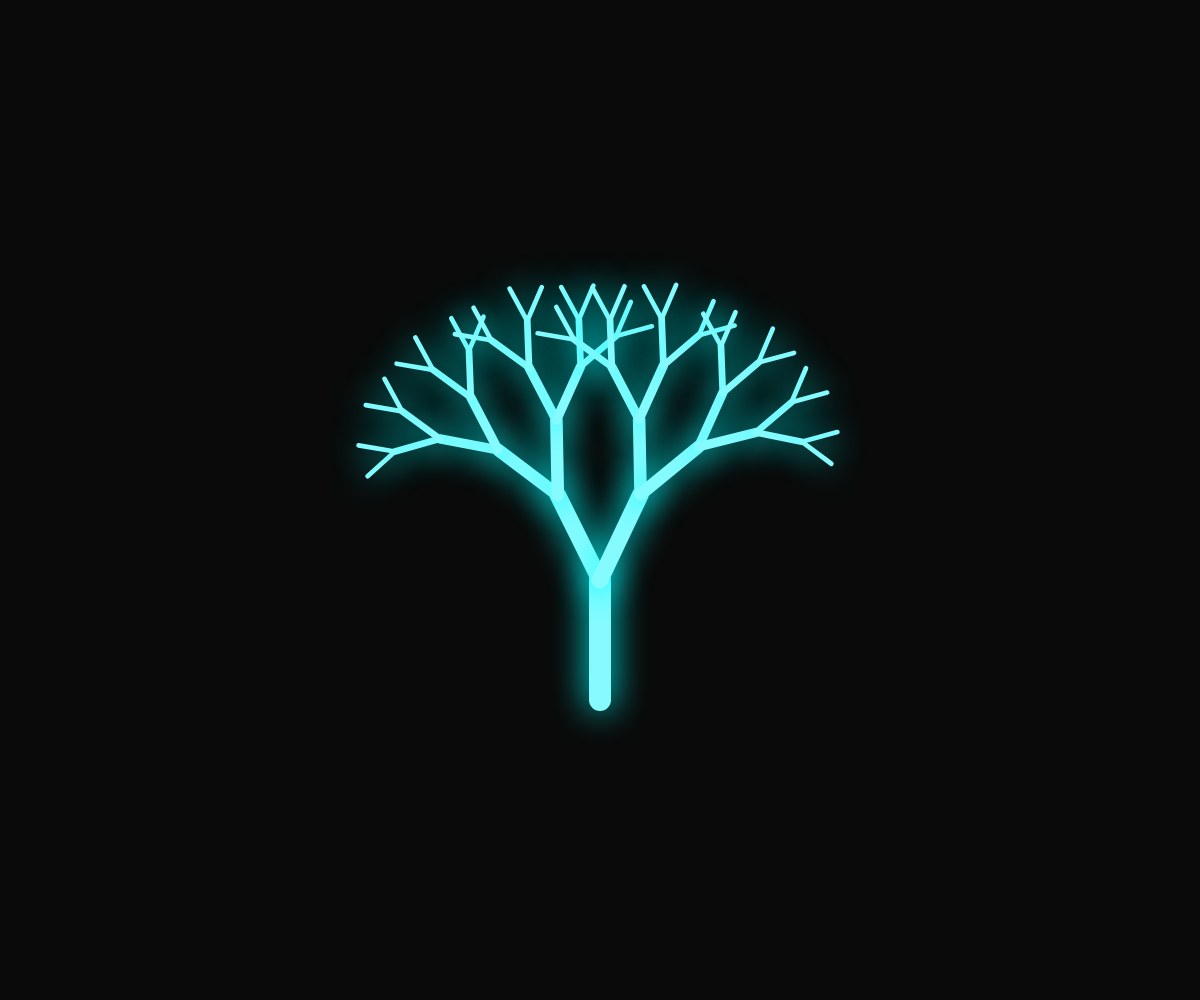
Frame 1 (no input)
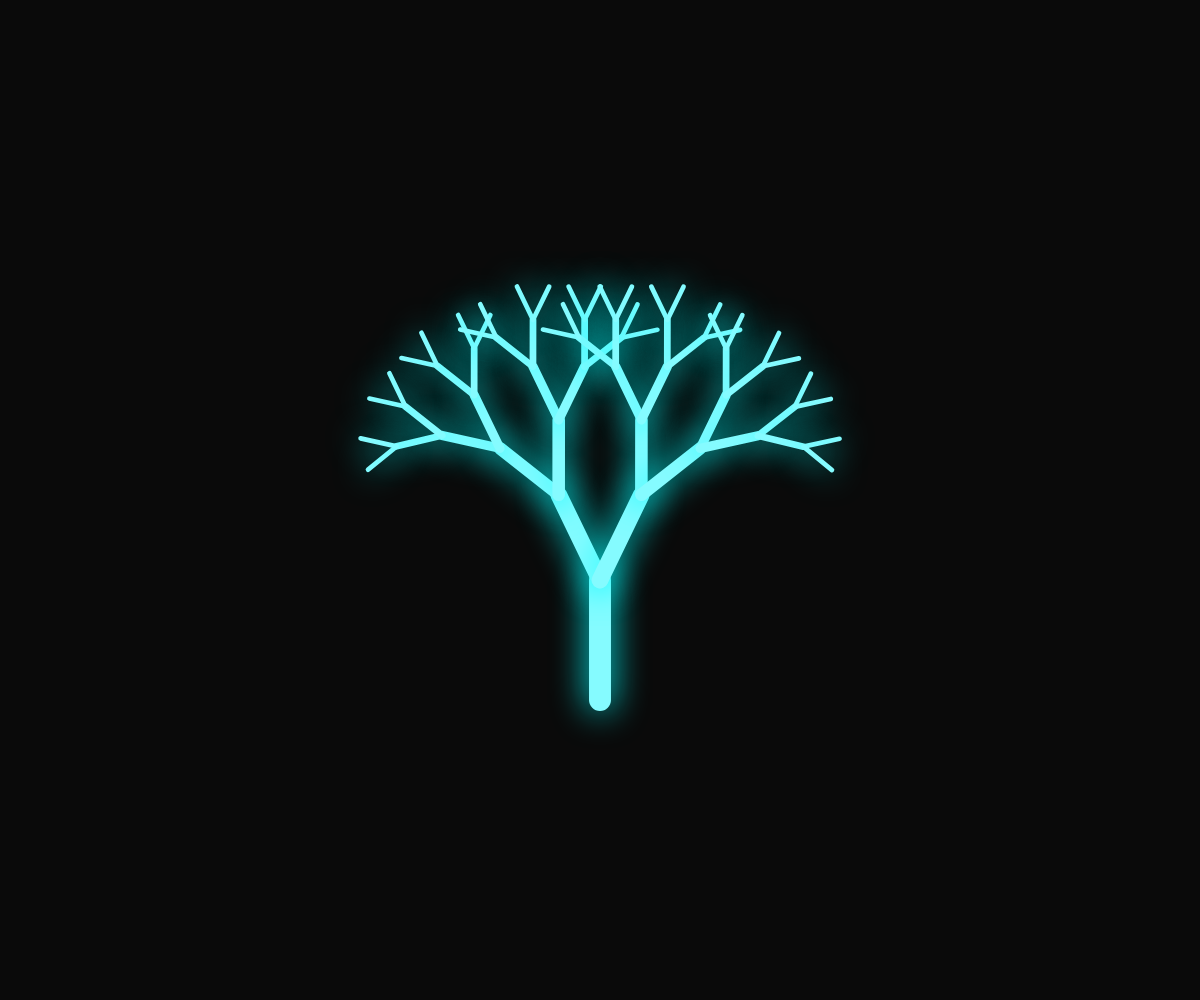
Frame 60 (no input)
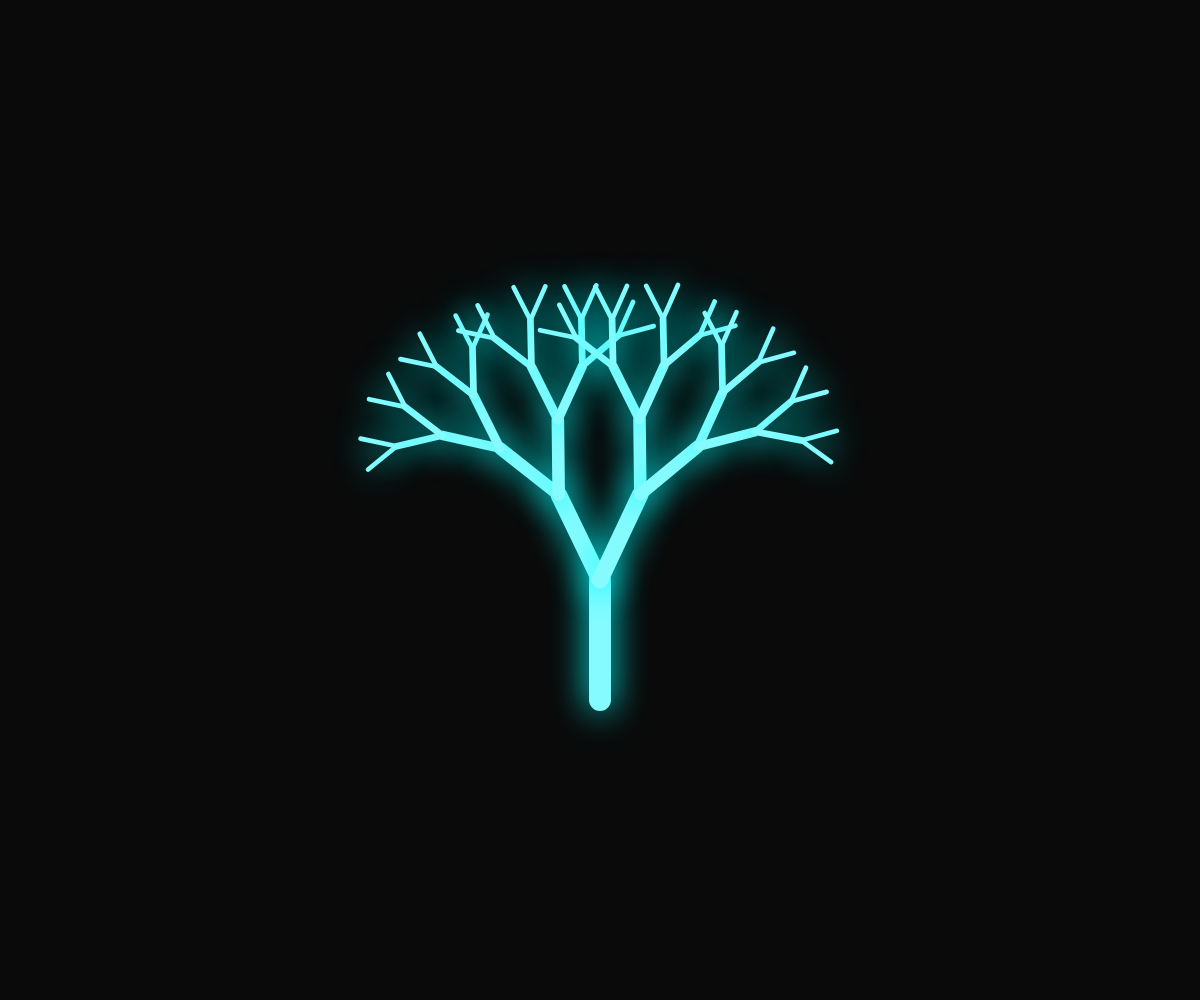
Frame 120 (the mouse pressed at the canvas centre since frame 60)

The p5.js sketch that drew these frames (run headless with seeded random() and noise() and a simulated clock; from frame 60 on, the mouse is pressed at the canvas centre):

// p5.js sketch
// ── sketch.js
l_portion=-23
  r_portion=50
  let ctx;
function setup(){
  createCanvas(windowWidth,windowHeight)
  angleMode(DEGREES);
   ctx=canvas.getContext("2d");
  //setInterval(setInterval (setInterval(loop,random(100,120)),300),90)
  
  
}
function draw(){
  background(10)
  translate(width/2,height/2+200);
  ctx.shadowColor="#0ff";
  ctx.shadowBlur=35;
 // colorMode(HSB,310,140,100,200);
  branch(120);

  //noLoop();
  
}
function branch(len){

  push();
  if(len>30){
    strokeWeight(map(len,19,101,1,18))
   // stroke(20,20,90)//for color of wood
   v1="rgb(133, 251, 255)"
   v2="rgb(13, 124, 228)"
   //v2,v2,alpha
   stroke(v1)
   
    line(0,0,0,-len)
    translate(0,-len)
    //rotate(random(-25,-27))
    rotate(map(noise(l_portion),0,1,-25,-27))

    branch(len*0.79);
    rotate(map(noise(r_portion),0,1,50,55))
    //rotate(random(50,53))
    branch(len*0.79);

    l_portion+=0.0001
    r_portion+=0.0001
    

  }else{
    var r=80+random(-20,20)
    var g=40+random(-20,20)
    var b=90+random(-10,80)

    fill(r,g,b,990)
    noStroke()
   // ellipse(0,0,10)
   beginShape()
   /* for(var i=45;i<135;i++){
     var rad =15;
     var x=rad * cos(i);
     var y=rad * sin(i);
     vertex(x,y)
   }
   for(var i=135;i>45;i--){
    var rad =15;
    var x=rad * cos(i);
    var y=rad * sin(-i) +20;
    vertex(x,y)
  }

   endShape(CLOSE) */
  
  }
  
  pop();


}

// ── 2d.js
/* const canvas =document.getElementById('canvas1');
const ctx = canvas.getContext('2d');
canvas.width=1000;
canvas.height=1200;
const myImage=new Image();
myImage.src='R.png';

myImage.addEventListener('load',function(){
    ctx.drawImage(myImage,0,0);
})




function draw(){
    ctx.beginPath();
    ctx.fillStyle =mappedImage[this.position1][this.position2][1];
    ctx.arc(this.x,this.y,this.size,0,Math.PI*2);
    ctx.fill();
    
    
} */


/* 
myImage.addEventListener('load',function(){
    const canvas =document.getElementById('canvas1');
    const ctx = canvas.getContext('2d');
    canvas.width=window.innerWidth;
    canvas.height=window.innerHeight;
    
    ctx.drawImage(myImage,0,0,canvas.width,canvas.height);
    const pixel =ctx.getImageData(0,0,canvas.width,canvas.height);
    ctx.clearRect(0,0,canvas.width,canvas.height);


    let particleArray =[];
const numberOfPartcles=5000;

let mappedImage =[];
for(let y=0; y < canvas.height; y++){
    let row =[];
    for(let x=0; x<canvas.width; x++){
        const red =pixel.data[(y * 4 * pixel.width)+(x * 4)];
        const green =pixel.data[(y * 4 * pixel.width)+(x * 4 + 1)]; 
        const blue =pixel.data[(y* 4* pixel.width)+(x * 4 + 2)];
        const brightness = calculateRelativeBrightness(red,green,blue);
        const cell=[
            cellBrightness= brightness,
            cellColor='rgb('+red+','+green+','+blue+')'
        ];
        row.push(cell);
    }
    mappedImage.push(row);
}
console.log(mappedImage);
function calculateRelativeBrightness(red,green,blue){
    return Math.sqrt(
        (red*red)*0.299+
        (green*green)*0.587+
        (blue*blue)*0.114
    )/100;
}

class Particle{
    constructor(){
        this.x=Math.random()*canvas.width;
        this.y=0;
        this.speed=0;
        this.velocity=Math.random()*0.7;
        this.size=Math.random()*1.5+1;
        this.position1 =Math.floor(this.y);
        this.position2 =Math.floor(this.x);
     
    }
    update(){
        this.position1 =Math.floor(this.y);
        this.position2 =Math.floor(this.x);
        this.speed =mappedImage[this.position1][this.position2][0];
        let movement =(4.5-Math.cos(this.speed))+Math.sin(this.velocity);
        
        this.y+=movement;

        if(this.y>=canvas.height){
            this.y=0;
            this.x=Math.random()*canvas.width;
        }
    }
draw(){
    ctx.beginPath();
    ctx.fillStyle =mappedImage[this.position1][this.position2][1];
    ctx.arc(this.x,this.y,this.size,0,Math.PI*2);
    ctx.fill();
    
}
}
function init(){
    for(let i=0;i<numberOfPartcles;i++){
        particleArray.push(new Particle);
    }
}
init();
function animate(){
    
    ctx.globalAlpha=0.05;
    ctx.fillStyle='rgb(6,3,0)';
    ctx.fillRect(0,0,canvas.width,canvas.height);
    ctx.globalAlpha=0.2;
    for(let i=0;i<particleArray.length;i++){
        particleArray[i].update();
        ctx.globalAlpha=particleArray[i].speed;
        particleArray[i].draw();
        
    }
    requestAnimationFrame(animate);
}
animate();
}); */

function setup(){
    createCanvas(windowWidth,windowHeight)
    angleMode(DEGREES);
    noloop();
}
function draw(){
    background(100)
}
// ── style.css
*{
    
    margin: 0;
    padding: 0;
    box-sizing: border-box;
    
  

}
canvas{
  color: rgb(133, 251, 255);  
  color:#fff
    }
